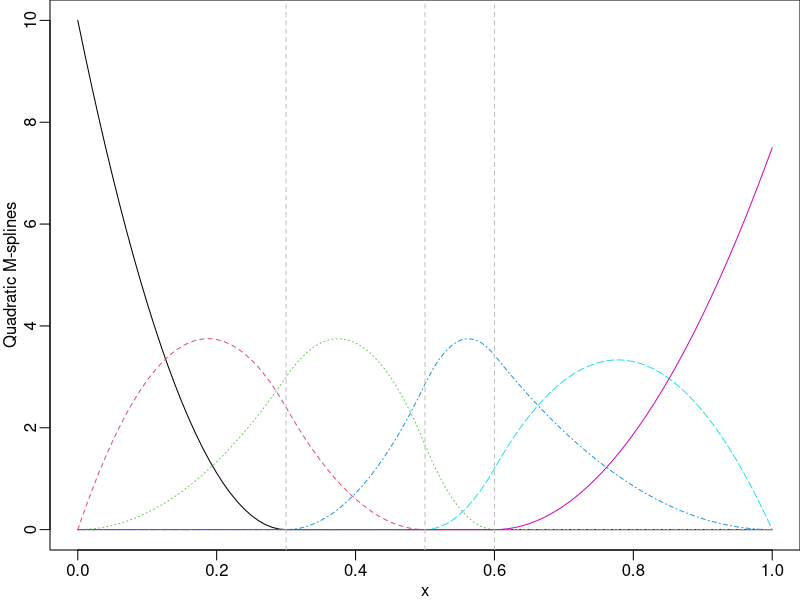
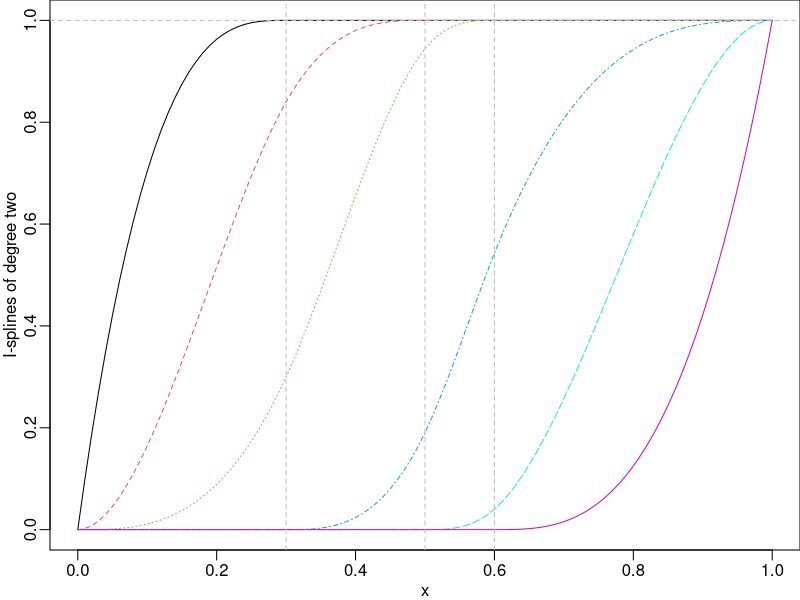
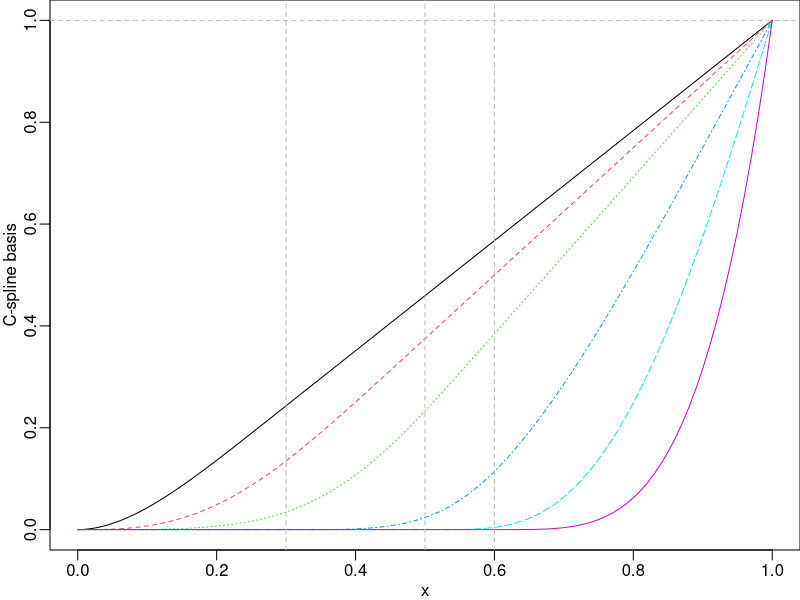
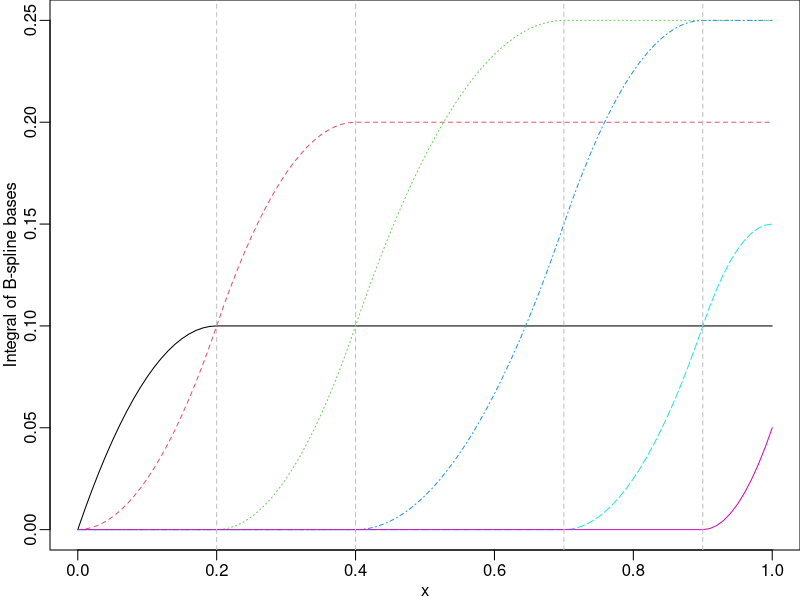

Write the R code that produced these figures, in order. (Note: this script raises an error after producing the figures.)
## ---- chunk 1
library(splines2)
knots <- c(0.3, 0.5, 0.6)
x <- seq(0, 1, 0.01)
msOut <- mSpline(x, knots = knots, degree = 2, intercept = TRUE) # M-splines
library(graphics) # attach graphics just in case for plots
par(mar = c(2.5, 2.5, 0, 0), mgp = c(1.5, 0.5, 0))
matplot(x, msOut, type = "l", ylab = "Quadratic M-splines")
abline(v = knots, lty = 2, col = "gray") # internal knots
## ---- chunk 2
isOut <- iSpline(x, knots = knots, degree = 2, intercept = TRUE) # I-splines
par(mar = c(2.5, 2.5, 0, 0), mgp = c(1.5, 0.5, 0))
matplot(x, isOut, type = "l", ylab = "I-splines of degree two")
abline(h = 1, v = knots, lty = 2, col = "gray") # internal knots
## ---- chunk 3
all.equal(msOut, attr(isOut, "msMat")) # 'msMat' attribute for M-splines
## ---- chunk 4
cMat <- cSpline(x, knots = knots, degree = 2, intercept = TRUE)
par(mar = c(2.5, 2.5, 0, 0), mgp = c(1.5, 0.5, 0))
matplot(x, cMat, type = "l", ylab = "C-spline basis")
abline(h = 1, v = knots, lty = 2, col = "gray")
## ---- chunk 5
knots <- c(0.2, 0.4, 0.7, 0.9)
ibsOut <- ibs(x, knots = knots, degree = 1, intercept = TRUE)
par(mar = c(2.5, 2.5, 0, 0), mgp = c(1.5, 0.5, 0))
matplot(x, ibsOut, type = "l", ylab = "Integral of B-spline bases")
abline(v = knots, lty = 2, col = "gray")
matplot(x, attr(ibsOut, "bsMat"), type = "l",
        ylab = "B-spline bases")
abline(v = knots, lty = 2, col = "gray")
